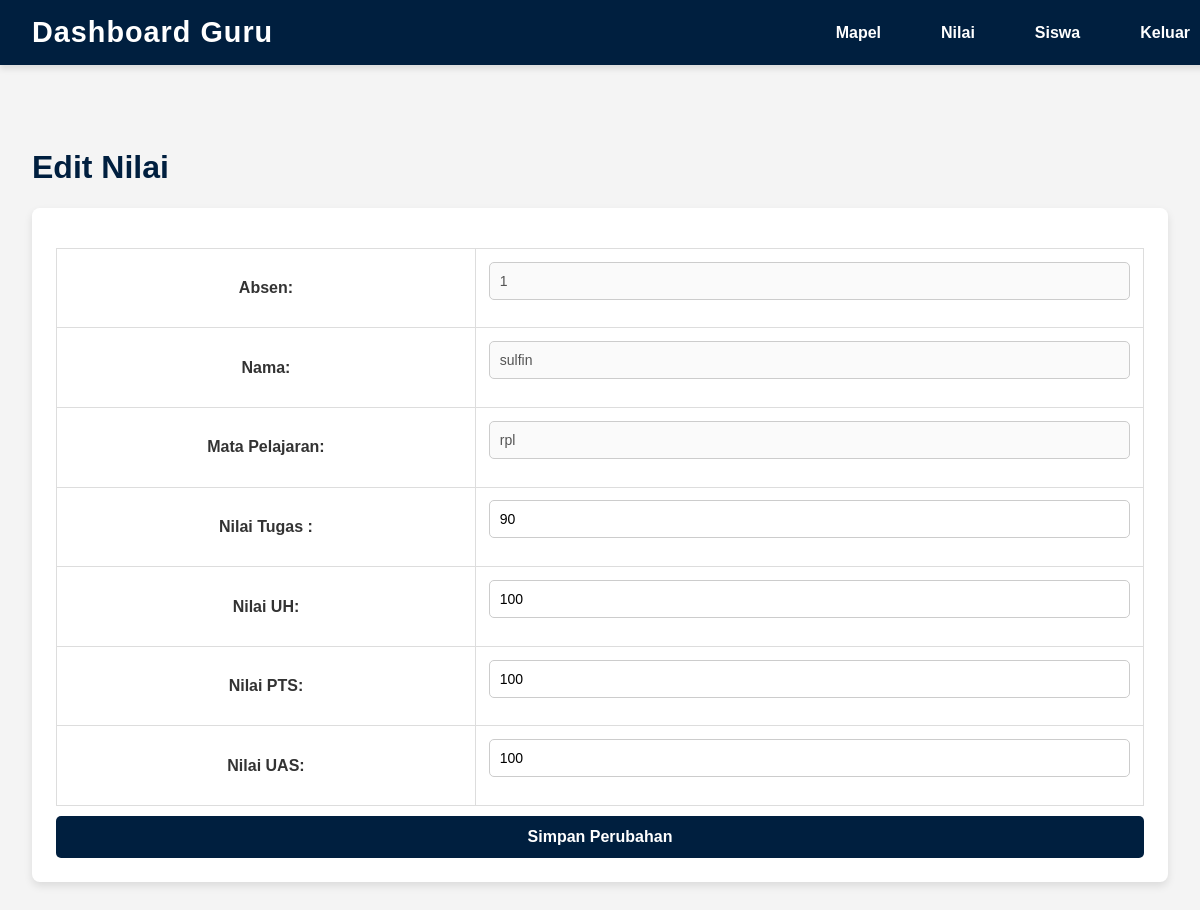
Screenshot of /edit_nilai.php?id=1 with the database file from the repository.
### tables this page shows
CREATE TABLE `nilai` (
  `id_nilai` int(11) NOT NULL,
  `id_siswa` int(11) NOT NULL,
  `id_mapel` int(11) NOT NULL,
  `tugas` int(255) NOT NULL,
  `uh` int(255) NOT NULL,
  `pts` int(255) NOT NULL,
  `uas` int(255) NOT NULL,
  `nilai_akhir` decimal(10,0) NOT NULL
);

CREATE TABLE `siswa` (
  `id_siswa` int(11) NOT NULL,
  `absen` int(255) NOT NULL,
  `nama_siswa` varchar(255) NOT NULL
);

CREATE TABLE `mapel` (
  `id_mapel` int(11) NOT NULL,
  `nama_mapel` varchar(255) NOT NULL,
  `nama_guru` varchar(255) NOT NULL
);

### edit_nilai.php (the view, shortened to what this page needs)
<?php
include 'koneksi.php';
if (isset($_GET['id'])) {
    $id_nilai = $_GET['id'];
    $query = "
        SELECT
            nilai.*, siswa.absen, siswa.nama_siswa, mapel.nama_mapel
        FROM nilai
        JOIN siswa ON nilai.id_siswa = siswa.id_siswa
        JOIN mapel ON nilai.id_mapel = mapel.id_mapel
        WHERE nilai.id_nilai = $id_nilai";
    $result = $conn->query($query);
    if ($result->num_rows > 0) {
        $nilai = $result->fetch_assoc();
    } else {
        echo "<script>alert('Data nilai tidak ditemukan!'); window.location='siswa.php';</script>";
        exit;
    }
}
?>
<!DOCTYPE html>
<html lang="id">
<head>
</head>
<body>
    <header>
        <h1>Dashboard Guru</h1>
        <nav>
            <ul>
            <li><a href="mapel.php">Mapel</a></li>
                <li><a href="nilai.php">Nilai</a></li>
                <li><a href="siswa.php">Siswa</a></li>
                <li><a href="login.php">Keluar</a></li>
            </ul>
        </nav>
    </header>
    <main>
        <h1>Edit Nilai</h1>
        <div class="data">
            <form method="POST" action="">
                <table>
                    <tr>
                        <td>Absen:</td>
                        <td>
                            <input type="number" value="<?= $nilai['absen']; ?>" disabled>
                        </td>
                    </tr>
                    <tr>
                        <td>Nama:</td>
                        <td>
                            <input type="text" value="<?= $nilai['nama_siswa']; ?>" disabled>
                        </td>
                    </tr>
                    <tr>
                        <td>Mata Pelajaran:</td>
                        <td>
                            <input type="text" value="<?= $nilai['nama_mapel']; ?>" disabled>
                        </td>
                    </tr>
                    <tr>
                        <td>Nilai Tugas :</td>
                        <td>
                            <input type="number" name="tugas" min="0" max="100" value="<?= $nilai['tugas']; ?>"
                                required>
                        </td>
                    </tr>
                    <tr>
                        <td>Nilai UH:</td>
                        <td>
                            <input type="number" name="uh" min="0" max="100" value="<?= $nilai['uh']; ?>" required>
                        </td>
                    </tr>
                    <tr>
                        <td>Nilai PTS:</td>
                        <td>
                            <input type="number" name="pts" min="0" max="100" value="<?= $nilai['pts']; ?>" required>
                        </td>
                    </tr>
                    <tr>
                        <td>Nilai UAS:</td>
                        <td>
                            <input type="number" name="uas" min="0" max="100" value="<?= $nilai['uas']; ?>" required>
                        </td>
                    </tr>
                </table>
                <button type="submit">Simpan Perubahan</button>
            </form>
        </div>
    </main>
</body>
</html>

### edit_nilai.php (style rules this page uses)
body { font-family: Arial, sans-serif; margin: 0; padding: 0; background-color: #f4f4f4; color: #333; animation: fadeIn 1s ease-in-out; }
header { position: fixed; top: 0; left: 0; width: 98%; z-index: 1000; background-color: #001f3f; color: white; padding: 1rem 2rem; display: flex; justify-content: space-between; align-items: center; box-shadow: 0 4px 6px rgba(0, 0, 0, 0.1); animation: slideDown 1.2s ease-out; }
header h1 { margin: 0; font-size: 1.8rem; letter-spacing: 1px; }
header nav ul { list-style: none; margin: 0; padding: 0; display: flex; gap: 1.5rem; }
header nav ul li a { color: white; text-decoration: none; font-weight: bold; font-size: 1rem; padding: 0.5rem 1rem; border: 2px solid transparent; border-radius: 5px; transition: all 0.3s ease-in-out; }
main { padding: 8rem 2rem 2rem; opacity: 1; transition: transform 0.5s ease-in-out, opacity 0.5s ease-in-out; transform: translateY(0); }
main h1 { color: #001f3f; animation: fadeInUp 1.5s ease-in-out; }
.data { background-color: #ffffff; padding: 1.5rem; border-radius: 8px; box-shadow: 0 4px 8px rgba(0, 0, 0, 0.1); animation: fadeInUp 1.5s ease-in-out; animation-delay: 1s; animation-fill-mode: both; }
.data table { width: 100%; border-collapse: collapse; margin-top: 1rem; }
.data table th, .data table td { padding: 0.8rem; text-align: center; border: 1px solid #ddd; }
.data table tr td { font-weight: bold; color: #333333; margin-bottom: 5px; }
.data table tr td input, select { width: 100%; padding: 10px; margin-bottom: 15px; border: 1px solid #cccccc; border-radius: 5px; font-size: 14px; box-sizing: border-box; transition: border-color 0.3s, box-shadow 0.3s; }
button { width: 100%; background-color: #001f3f; color: #ffffff; padding: 12px; margin-top: 10px; border: none; border-radius: 5px; font-size: 16px; font-weight: bold; cursor: pointer; transition: background-color 0.3s, transform 0.2s, box-shadow 0.3s; }

### rows the page displays
nilai: id_siswa.absen "1", id_siswa.nama_siswa "sulfin", id_mapel.nama_mapel "rpl", tugas "90", uh "100", pts "100", uas "100"
